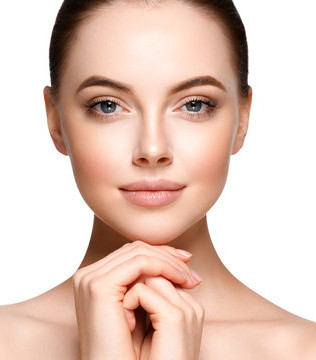
#> input picture face.jpg, 316 x 360 px
$ python affine.py
#> lines starting #> are read from the running program, lines starting #| are printed output that depends on the picture
#> further down, inputImage is the input picture: shape (360, 316, 3); mean B, G, R 188.6, 200.6, 227.4
import cv2
import numpy as np

# [51 lines left out: functions scaleImage, translateImage, translateImage2, not called in this run]


def rotationImage(f, theta=90):
#> called with theta = 45
    radian = np.deg2rad(theta)  # Convert degrees to radians

    # Get image dimensions
    height, width = f.shape[:2]
#> height = 360; width = 316

    center_x = width / 2
#> center_x = 158
    center_y = height / 2
#> center_y = 180

    # Calculate new dimensions
    new_width = int(np.abs(width * np.cos(radian)) + np.abs(height * np.sin(radian)))
#> new_width = 478
    new_height = int(np.abs(height * np.cos(radian)) + np.abs(width * np.sin(radian)))
#> new_height = 478

    # Create new mapping matrices
    map_x, map_y = np.meshgrid(np.arange(new_width), np.arange(new_height))

    # Center of the new image
    new_center_x = new_width / 2
#> new_center_x = 239
    new_center_y = new_height / 2
#> new_center_y = 239

    # Calculate inverse mapping
    map_x_new = (map_x - new_center_x) * np.cos(-radian) - (map_y - new_center_y) * np.sin(-radian) + center_x
    map_y_new = (map_x - new_center_x) * np.sin(-radian) + (map_y - new_center_y) * np.cos(-radian) + center_y

    # Clip values to be within original image dimensions
    map_x_new = np.clip(map_x_new, 0, width - 1).astype(np.float32)
    map_y_new = np.clip(map_y_new, 0, height - 1).astype(np.float32)

    # Perform remapping
    g = cv2.remap(f, map_x_new, map_y_new, interpolation=cv2.INTER_LINEAR, borderMode=cv2.BORDER_CONSTANT, borderValue=(255, 255, 255))
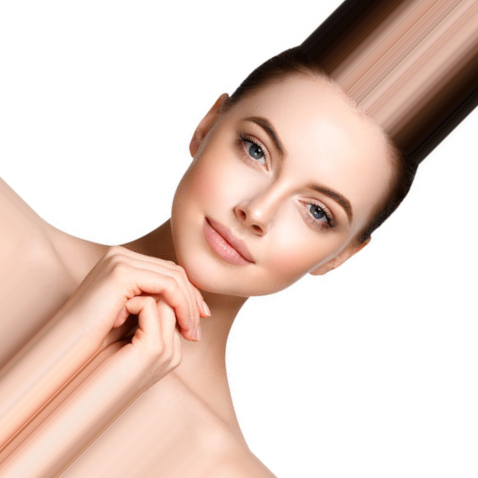
#> g: shape (478, 478, 3); mean B, G, R 198.3, 207.9, 229

    return g


# Read input image
filename = 'face.jpg'
inputImage = cv2.imread(filename)
#outputImg = scaleImage(inputImage, scale_x=0.5, scale_y=2)
outputImg = rotationImage(inputImage,45)
#outputImg = translateImage2(inputImage,-300,0)

# Display output image
cv2.imshow("outputImage", outputImg)
cv2.waitKey(0)
cv2.destroyAllWindows()

# Save output image if needed
# cv2.imwrite('output.jpg', outputImg)

$ run again, with grid.png saved as face.jpg
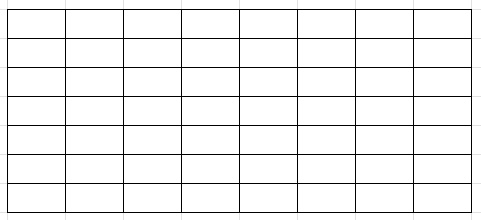
#> input picture grid.png, 481 x 220 px
#> inputImage is the input picture: shape (220, 481, 3); min 0, max 255, mean 241.7
#> in rotationImage, `g = cv2.remap(f, map_x_new, map_y_new, interpolation=cv2.INTER_LINEAR,..`:
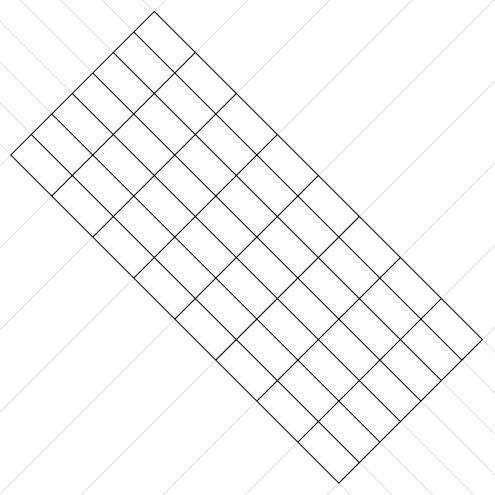
#> g: shape (495, 495, 3); min 1, max 255, mean 248.7

$ run again, with gridWithPoint.png saved as face.jpg
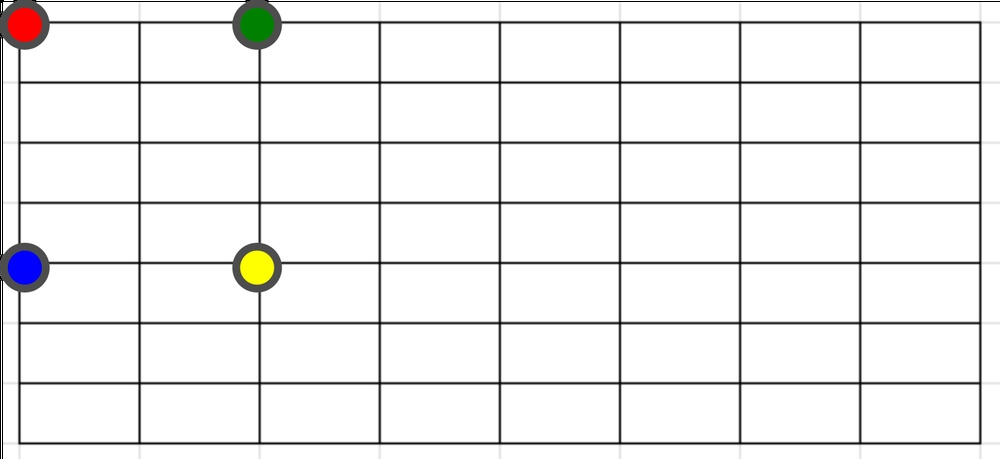
#> input picture gridWithPoint.png, 1000 x 459 px, shrunk from 1509 x 692 before the run
#> inputImage is the input picture: shape (459, 1000, 3); mean B, G, R 237.9, 238.1, 238.4
#> in rotationImage, `g = cv2.remap(f, map_x_new, map_y_new, interpolation=cv2.INTER_LINEAR,..`:
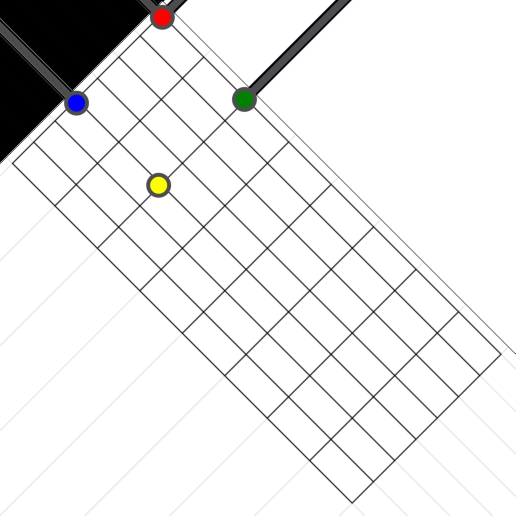
#> g: shape (1031, 1031, 3) (shown at 1/2 size); mean B, G, R 233.9, 234, 234.1
